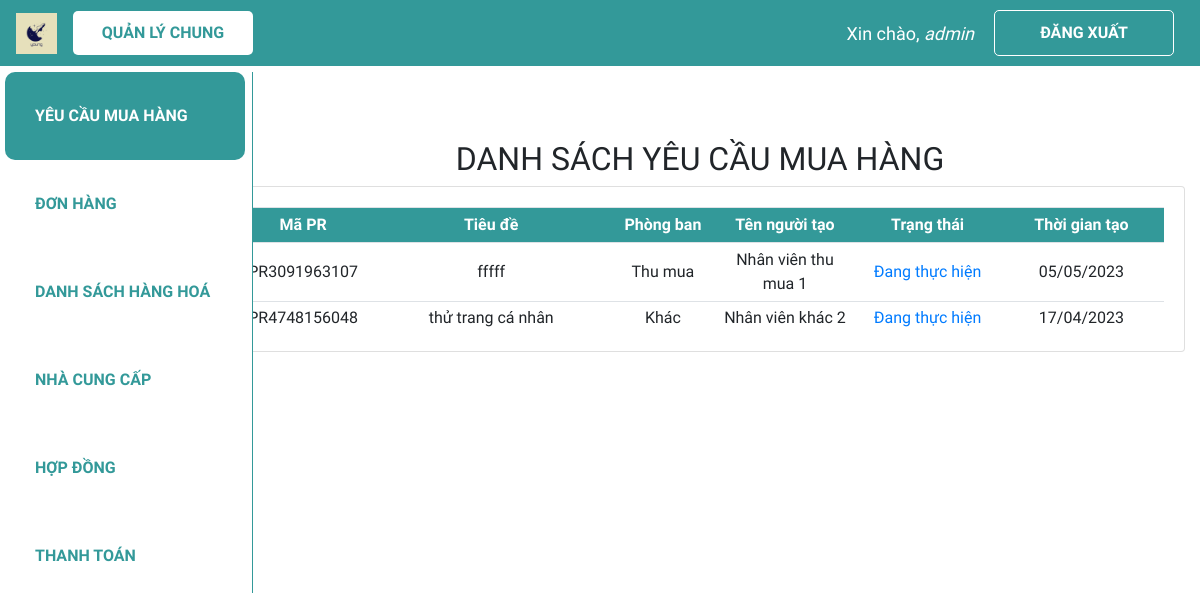
/dspr/ (signed in), run on an earlier commit of the app's database.
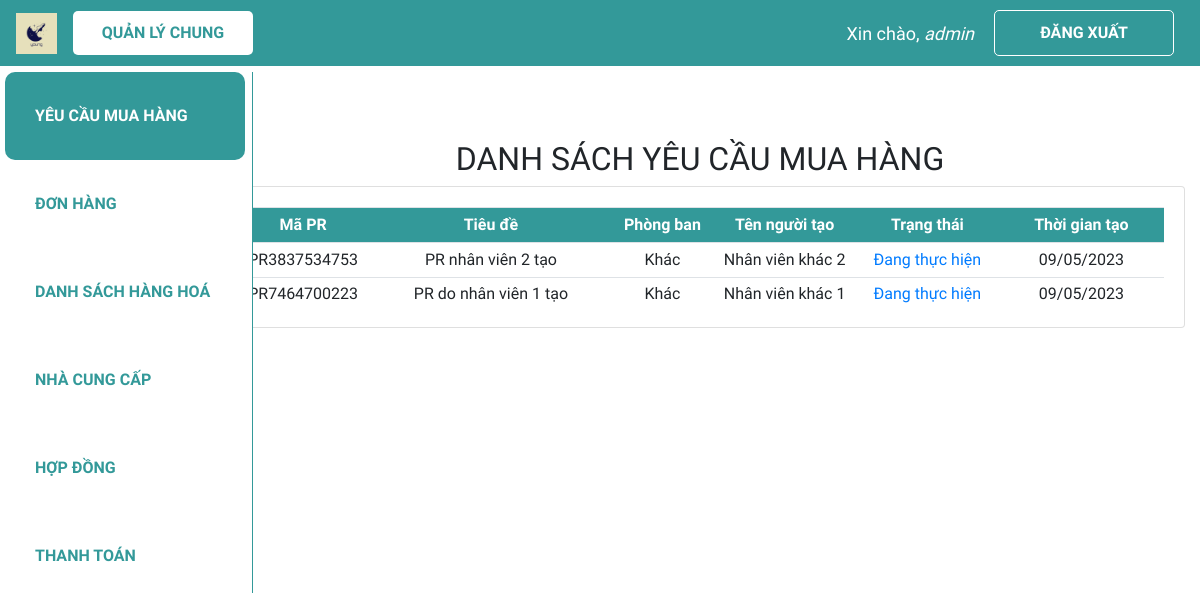
And on a later commit of the database.
### web_core/models.py (models this page shows, shortened)
class PR(models.Model):
    danh_muc_trang_thai = (
        ('Chờ phân công', 'Chờ phân công'),
        ('Đang thực hiện', 'Đang thực hiện'),
        ('Đã hoàn thành', 'Đã hoàn thành'),
    )
    ma_PR = ShortUUIDField(
        verbose_name='Mã PR',
        length=10,
        max_length=12,
        prefix="PR",
        alphabet="0123456789",
        primary_key=True
    )
    ma_nhan_vien_tao = models.ForeignKey(NHANVIEN, on_delete = models.CASCADE, verbose_name = 'Mã nhân viên tạo', related_name = 'nv_tao_PR', blank = True, null = True)
    ma_nhan_vien_phu_trach = models.ForeignKey(NHANVIEN, on_delete = models.SET_NULL, verbose_name = 'Mã nhân viên phụ trách',  related_name = 'nv_phutrach_PR', blank = True, null = True)
    ngay_tao = models.DateTimeField('Ngày tạo', default = datetime.now)
    ngay_cap_nhat = models.DateField('Ngày cập nhật', default = datetime.now)
    ten_PR = models.CharField('Tên PR', max_length = 300)
    trang_thai = models.CharField('Trạng thái PR', max_length = 100, choices=danh_muc_trang_thai, default='Chờ phân công', null=True)

class NHANVIEN(models.Model):
    danh_muc_phong_ban = (
        ('Thu mua', 'Thu mua'),
        ('Kho', 'Kho'),
        ('Kế toán', 'Kế toán'),
        ('Khác', 'Khác')
    )
    danh_muc_chuc_vu = (
        ('Quản lí', 'Quản lí'),
        ('Nhân viên', 'Nhân viên'),
    )
    user = models.OneToOneField(User, null=True, blank=True, on_delete=models.CASCADE)
    ma_NV = ShortUUIDField(
        verbose_name='Mã nhân viên',
        length=10,
        max_length=12,
        prefix="NV",
        alphabet="0123456789",
        primary_key=True
    )
    ho_ten = models.CharField('Họ tên', max_length = 100, null=True)
    phong_ban = models.CharField('Phòng ban', max_length = 50, choices=danh_muc_phong_ban, null=True)
    chuc_vu = models.CharField('Chức vụ', max_length = 50, choices=danh_muc_chuc_vu, null=True)

### web_core/views.py (the view)
# urls.py: path('', lambda request: redirect('dspr', permanent=False), name='home'),
@login_required(login_url='login')
def dspr(request):
    groups = request.user.groups.all()
    if groups:
        if groups[0].name == 'ketoan':
            return redirect('/dspo')
    dspr = PR.objects.all().order_by('-ngay_tao')
    update_pr_status()
    context = {'dspr':dspr}
    return render(request, 'web_core/dspr.html', context)

### web_core/templatetags/index.py (called while the page is built)
@register.filter
def first_group_name(user):
    groups = user.groups.all()
    if groups:
        return groups[0].name
    return ''

### web_core/templates/web_core/dspr.html (shortened to what this page needs)
{% extends 'web_core/main.html' %}
{% block content %}
<h2 class="table-title" style>DANH SÁCH YÊU CẦU MUA HÀNG</h2>
{% load index %}
<div class="card card-body">
    <table class='table table-sm'>
        <tr class="table-head">
            <th class="small-content">Mã PR</th>
            <th class="large-content">Tiêu đề</th>
            <th class="small-content">Phòng ban</th>
            <th class="mid-content">Tên người tạo</th>
            <th class="mid-content">Trạng thái</th>
            <th class="mid-content">Thời gian tạo</th>
        </tr>
        {% for pr in dspr %}
        <tr>
            <td class="small-content">{{pr.ma_PR}}</td>
            <td class="large-content">{{pr.ten_PR}}</td>
            <td class="small-content">{{pr.ma_nhan_vien_tao.phong_ban}}</td>
            <td class="mid-content">{{pr.ma_nhan_vien_tao.ho_ten}}</td>
            <td class="mid-content"><a href="{% url 'quanli_xem_pr' pr.ma_PR %}">{{pr.trang_thai}}</a></td>
            <td class="mid-content">{{pr.ngay_tao|date:"d/m/Y"}}</td>
        </tr>
        {% endfor %}
    </table>
</div>
{% endblock %}

What changed in the data, as far as the page shows it:
removed PR: ma_PR "PR3091963107", ten_PR "fffff", ma_nhan_vien_tao.phong_ban "Thu mua", ma_nhan_vien_tao.ho_ten "Nhân viên thu mua 1", trang_thai "Đang thực hiện", ngay_tao "05/05/2023"
removed PR: ma_PR "PR4748156048", ten_PR "thử trang cá nhân", ma_nhan_vien_tao.phong_ban "Khác", ma_nhan_vien_tao.ho_ten "Nhân viên khác 2", trang_thai "Đang thực hiện", ngay_tao "17/04/2023"
added PR: ma_PR "PR3837534753", ten_PR "PR nhân viên 2 tạo", ma_nhan_vien_tao.phong_ban "Khác", ma_nhan_vien_tao.ho_ten "Nhân viên khác 2", trang_thai "Đang thực hiện", ngay_tao "09/05/2023"
added PR: ma_PR "PR7464700223", ten_PR "PR do nhân viên 1 tạo", ma_nhan_vien_tao.phong_ban "Khác", ma_nhan_vien_tao.ho_ten "Nhân viên khác 1", trang_thai "Đang thực hiện", ngay_tao "09/05/2023"
